Frame 1 (no input): blank canvas, image omitted
Frame 60 (the mouse pressed at the canvas centre just before this capture): blank canvas, image omitted
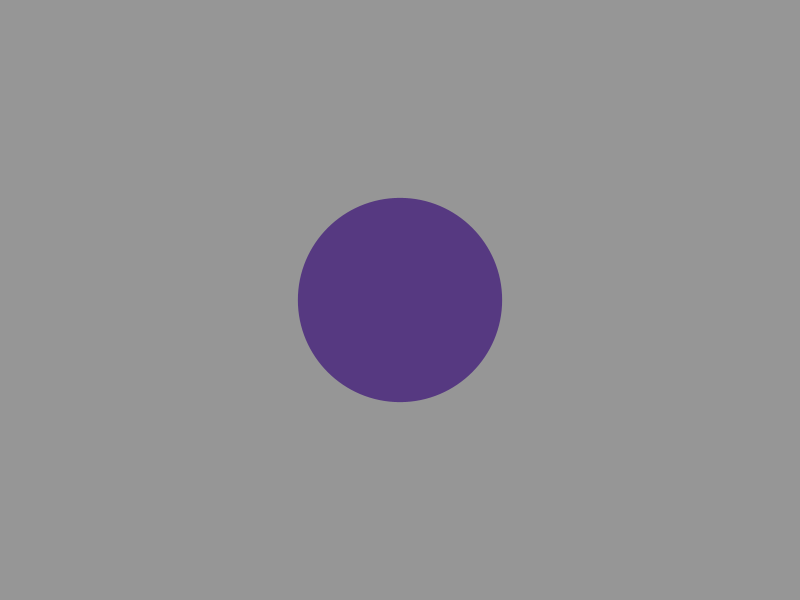
Frame 120 (the mouse held since frame 60 and released just before this capture)

The Processing sketch whose frames 1 and 60 were blank and that drew this single picture after the mouse press (run headless with seeded random() and noise(); from frame 60 on, the mouse is pressed at the canvas centre):

// Processing sketch: Gaussian
// ── Gaussian.pde
import java.util.Random;
Random gen;

void setup() {
size(800, 600);
gen = new Random();

}

void draw(){
 background(150);
 noStroke();
 float h = (float)gen.nextGaussian();
 h = (h*mouseX)+mouseY;
 fill(random(256), random(50), random(256), 180);
 ellipse(400, 300, h, h);
 delay(50);
 
}
